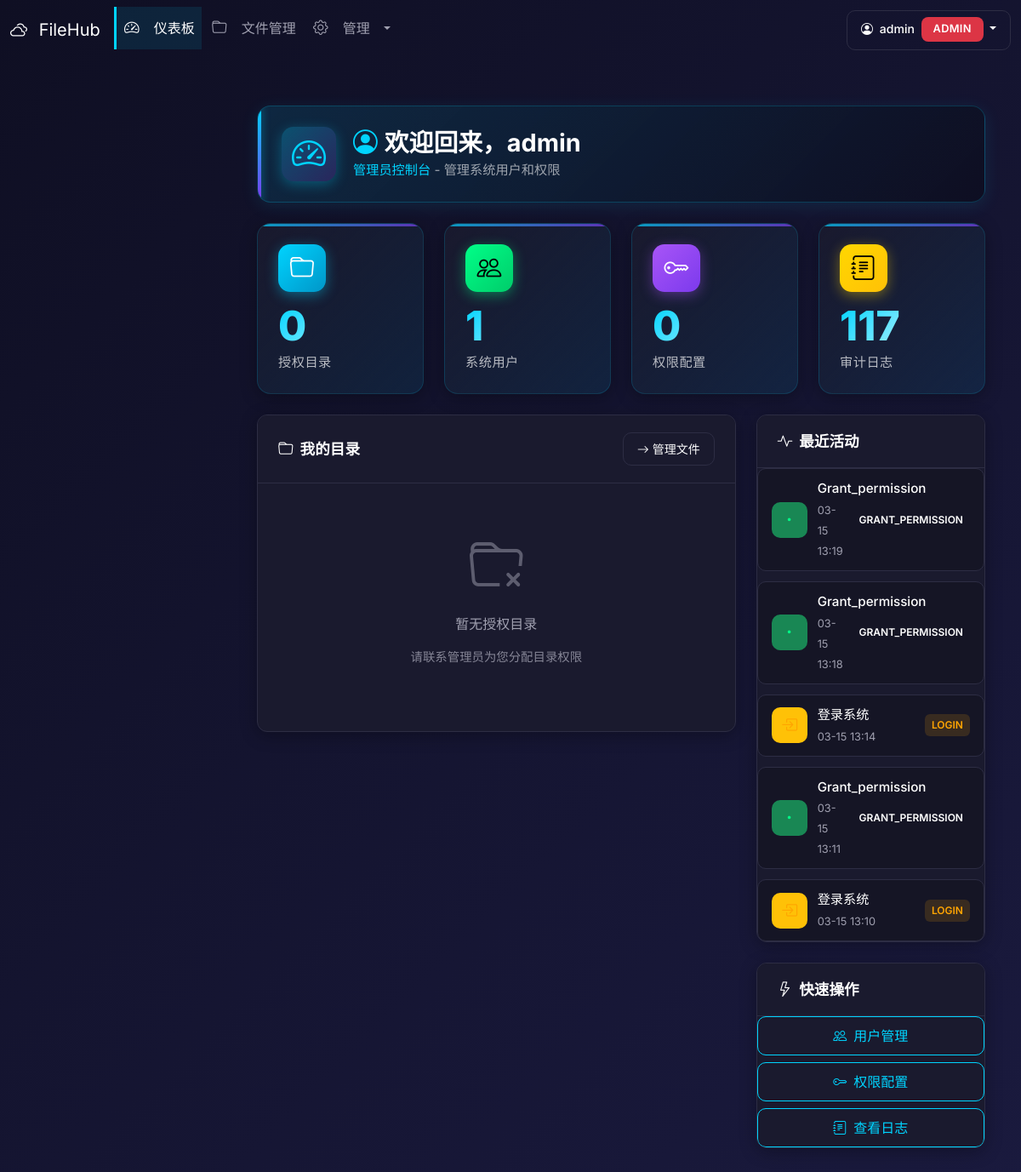
The page / (signed in) on the database its author committed.
### database.py (models this page shows, shortened)
class User(Base):
    __tablename__ = 'users'
    id = Column(Integer, primary_key=True, autoincrement=True)
    username = Column(String(50), unique=True, nullable=False, index=True)
    password_hash = Column(String(255), nullable=False)
    email = Column(String(100), unique=True, nullable=True)
    role = Column(String(20), default='user')  # user, admin
    is_active = Column(Boolean, default=True)
    created_at = Column(DateTime, default=datetime.now)
    updated_at = Column(DateTime, default=datetime.now, onupdate=datetime.now)
    last_login = Column(DateTime, nullable=True)
    permissions = relationship('Permission', back_populates='user', cascade='all, delete-orphan', foreign_keys='Permission.user_id', lazy='joined')
    audit_logs = relationship('AuditLog', back_populates='user', cascade='all, delete-orphan')

class AuditLog(Base):
    __tablename__ = 'audit_logs'
    id = Column(Integer, primary_key=True, autoincrement=True)
    user_id = Column(Integer, ForeignKey('users.id', ondelete='SET NULL'), nullable=True, index=True)
    username = Column(String(50), nullable=True)  # 冗余存储，防止用户删除后无法追溯
    action = Column(String(50), nullable=False, index=True)  # login, upload, download, delete, etc.
    target_path = Column(String(500), nullable=True)
    ip_address = Column(String(45), nullable=True)
    user_agent = Column(String(500), nullable=True)
    status = Column(String(20), default='success')  # success, failed
    details = Column(Text, nullable=True)
    timestamp = Column(DateTime, default=datetime.now, index=True)
    user = relationship('User', back_populates='audit_logs')

### app.py (the view)
@app.route('/')
@login_required
def dashboard():
    user_id = session['user_id']
    user = get_user_by_id(user_id)
    permissions = get_user_permissions(user_id)
    recent_logs = get_audit_logs(user_id=user_id, limit=5)
    return render_template('dashboard.html',
                         user=user,
                         permissions=permissions,
                         recent_logs=recent_logs)

### auth.py (called while the page is built)
def get_user_by_id(user_id):
    db = get_session()
    try:
        return db.query(User).filter(User.id == user_id).first()
    finally:
        db.close()

def login_required(f):
    @wraps(f)
    def decorated_function(*args, **kwargs):
        if 'user_id' not in session:
            if request.path.startswith('/api/'):
                return jsonify({'success': False, 'error': '请先登录'}), 401
            flash('请先登录', 'warning')
            return redirect(url_for('login', next=request.url))
        return f(*args, **kwargs)
    return decorated_function

def get_audit_logs(user_id=None, limit=100):
    db = get_session()
    try:
        query = db.query(AuditLog)
        if user_id:
            query = query.filter(AuditLog.user_id == user_id)
        return query.order_by(AuditLog.timestamp.desc()).limit(limit).all()
    finally:
        db.close()

### database.py (called while the page is built)
def get_session():
    return Session()

### permissions.py (called while the page is built)
def get_user_permissions(user_id):
    db = get_session()
    try:
        return db.query(Permission).filter(Permission.user_id == user_id).all()
    finally:
        db.close()

### templates/dashboard.html (shortened to what this page needs)
{% extends "base.html" %}
{% block content %}
<div class="row mb-4">
    <div class="col-12">
        <div class="page-header-card">
            <div class="page-header-icon">
                <i class="bi bi-speedometer2"></i>
            </div>
            <div class="page-header-content">
                <h2>
                    <i class="bi bi-person-circle me-2" style="color: #00d4ff;"></i>欢迎回来，{{ user.username }}
                </h2>
                <p class="mb-0">
                    {% if user.role == 'admin' %}
                    <span style="color: #00d4ff;">管理员控制台</span> - 管理系统用户和权限
                    {% else %}
                    查看您的文件目录和访问权限
                    {% endif %}
                </p>
            </div>
        </div>
    </div>
</div>
<div class="row g-4 mb-4">
    <div class="col-md-3">
        <div class="stat-card">
            <div class="stat-icon" style="background: linear-gradient(135deg, #00d4ff, #0096c8); box-shadow: 0 4px 15px rgba(0, 212, 255, 0.4);">
                <i class="bi bi-folder" style="color: #fff;"></i>
            </div>
            <div class="stat-content">
                <h3 style="color: #fff;">{{ permissions|length }}</h3>
                <p style="color: rgba(255,255,255,0.7);">授权目录</p>
            </div>
        </div>
    </div>
    {% if user.role == 'admin' %}
    <div class="col-md-3">
        <div class="stat-card">
            <div class="stat-icon" style="background: linear-gradient(135deg, #00ff88, #00cc6a); box-shadow: 0 4px 15px rgba(0, 255, 136, 0.4);">
                <i class="bi bi-people" style="color: #000;"></i>
            </div>
            <div class="stat-content">
                <h3 style="color: #fff;" id="stat-users">-</h3>
                <p style="color: rgba(255,255,255,0.7);">系统用户</p>
            </div>
        </div>
    </div>
    <div class="col-md-3">
        <div class="stat-card">
            <div class="stat-icon" style="background: linear-gradient(135deg, #a855f7, #7c3aed); box-shadow: 0 4px 15px rgba(168, 85, 247, 0.4);">
                <i class="bi bi-key" style="color: #fff;"></i>
            </div>
            <div class="stat-content">
                <h3 style="color: #fff;" id="stat-permissions">-</h3>
                <p style="color: rgba(255,255,255,0.7);">权限配置</p>
            </div>
        </div>
    </div>
    <div class="col-md-3">
        <div class="stat-card">
            <div class="stat-icon" style="background: linear-gradient(135deg, #ffd700, #ffc107); box-shadow: 0 4px 15px rgba(255, 215, 0, 0.4);">
                <i class="bi bi-journal-text" style="color: #000;"></i>
            </div>
            <div class="stat-content">
                <h3 style="color: #fff;" id="stat-logs">-</h3>
                <p style="color: rgba(255,255,255,0.7);">审计日志</p>
            </div>
        </div>
    </div>
    {% endif %}
</div>
<div class="row g-4">
    <div class="col-lg-8">
        <div class="content-card">
            <div class="card-header-custom">
                <h5><i class="bi bi-folder me-2"></i>我的目录</h5>
                <a href="{{ url_for('files') }}" class="btn btn-sm btn-outline-light">
                    <i class="bi bi-arrow-right me-1"></i>管理文件
                </a>
            </div>
            <div class="card-body-custom">
                {% if permissions %}
                <div class="table-responsive">
                    <table class="table table-hover">
                        <thead>
                            <tr>
                                <th><i class="bi bi-folder me-2"></i>目录名称</th>
                                <th><i class="bi bi-path me-2"></i>路径</th>
                                <th><i class="bi bi-shield me-2"></i>权限</th>
                                <th><i class="bi bi-clock me-2"></i>授权时间</th>
                            </tr>
                        </thead>
                        <tbody>
                            {% for perm in permissions %}
                            <tr>
                                <td>
                                    <i class="bi bi-folder-fill me-2" style="color: #ffd700;"></i>
                                    <span style="color: #fff; font-weight: 500;">{{ perm.directory_name }}</span>
                                </td>
                                <td style="color: rgba(255,255,255,0.6); font-family: 'Consolas', monospace; font-size: 0.85rem;">{{ perm.directory_path }}</td>
                                <td>
                                    {% if perm.permission_level == 'write' %}
                                    <span class="badge" style="background: linear-gradient(135deg, #00ff88, #00cc6a); color: #000; font-weight: 600;">
                                        <i class="bi bi-pencil me-1"></i>读写
                                    </span>
                                    {% else %}
                                    <span class="badge" style="background: linear-gradient(135deg, #00d4ff, #0096c8); color: #fff; font-weight: 600;">
                                        <i class="bi bi-eye me-1"></i>只读
                                    </span>
                                    {% endif %}
                                </td>
                                <td style="color: rgba(255,255,255,0.5);">
                                    {{ perm.granted_at.strftime('%Y-%m-%d') if perm.granted_at else '-' }}
                                </td>
                            </tr>
                            {% endfor %}
                        </tbody>
                    </table>
                </div>
                {% else %}
                <div class="empty-state">
                    <i class="bi bi-folder-x display-4"></i>
                    <p class="mt-3">暂无授权目录</p>
                    <p class="text-muted small">请联系管理员为您分配目录权限</p>
                </div>
                {% endif %}
            </div>
        </div>
    </div>
    <div class="col-lg-4">
        <div class="content-card">
            <div class="card-header-custom">
                <h5><i class="bi bi-activity me-2"></i>最近活动</h5>
            </div>
            <div class="card-body-custom">
                {% if recent_logs %}
                <div class="activity-list">
                    {% for log in recent_logs %}
                    <div class="activity-item">
                        <div class="activity-icon {% if log.status == 'failed' %}bg-danger{% elif log.action == 'upload' %}bg-primary{% elif log.action == 'download' %}bg-success{% elif log.action == 'delete' %}bg-danger{% elif log.action == 'login' %}bg-warning{% else %}bg-success{% endif %}">
                            {% if log.action == 'login' %}
                            <i class="bi bi-box-arrow-in-right"></i>
                            {% elif log.action == 'upload' %}
                            <i class="bi bi-cloud-upload"></i>
                            {% elif log.action == 'download' %}
                            <i class="bi bi-cloud-download"></i>
                            {% elif log.action == 'delete' %}
                            <i class="bi bi-trash"></i>
                            {% else %}
                            <i class="bi bi-dot"></i>
                            {% endif %}
                        </div>
                        <div class="activity-content">
                            <p class="mb-0">
                                {% if log.action == 'login' %}
                                登录系统
                                {% elif log.action == 'upload' %}
                                上传文件
                                {% elif log.action == 'download' %}
                                下载文件
                                {% elif log.action == 'delete' %}
                                删除文件
                                {% else %}
                                {{ log.action }}
                                {% endif %}
                            </p>
                            <small class="text-muted">{{ log.timestamp.strftime('%m-%d %H:%M') }}</small>
                        </div>
                        <span class="activity-type {{ log.action }}">{{ log.action }}</span>
                    </div>
                    {% endfor %}
                </div>
                {% else %}
                <div class="empty-state">
                    <i class="bi bi-activity display-4"></i>
                    <p class="mt-3">暂无活动记录</p>
                </div>
                {% endif %}
            </div>
        </div>
        {% if user.role == 'admin' %}
        <div class="content-card mt-4">
            <div class="card-header-custom">
                <h5><i class="bi bi-lightning me-2"></i>快速操作</h5>
            </div>
            <div class="card-body-custom">
                <div class="d-grid gap-2">
                    <a href="{{ url_for('admin_users') }}" class="btn btn-outline-primary">
                        <i class="bi bi-people me-2"></i>用户管理
                    </a>
                    <a href="{{ url_for('admin_permissions') }}" class="btn btn-outline-primary">
                        <i class="bi bi-key me-2"></i>权限配置
                    </a>
                    <a href="{{ url_for('admin_logs') }}" class="btn btn-outline-primary">
                        <i class="bi bi-journal-text me-2"></i>查看日志
                    </a>
                </div>
            </div>
        </div>
        {% endif %}
    </div>
</div>
{% endblock %}

### rows shown on the page
User: username "admin"
AuditLog: action "Grant_permission", timestamp "03-15 13:19", action "GRANT_PERMISSION"
AuditLog: action "Grant_permission", timestamp "03-15 13:18", action "GRANT_PERMISSION"
AuditLog: shows "登录系统", timestamp "03-15 13:14", action "LOGIN"
AuditLog: action "Grant_permission", timestamp "03-15 13:11", action "GRANT_PERMISSION"
AuditLog: shows "登录系统", timestamp "03-15 13:10", action "LOGIN"

### other values the page prints
{{ session.username }} "admin"
{{ permissions|length }} "0"
